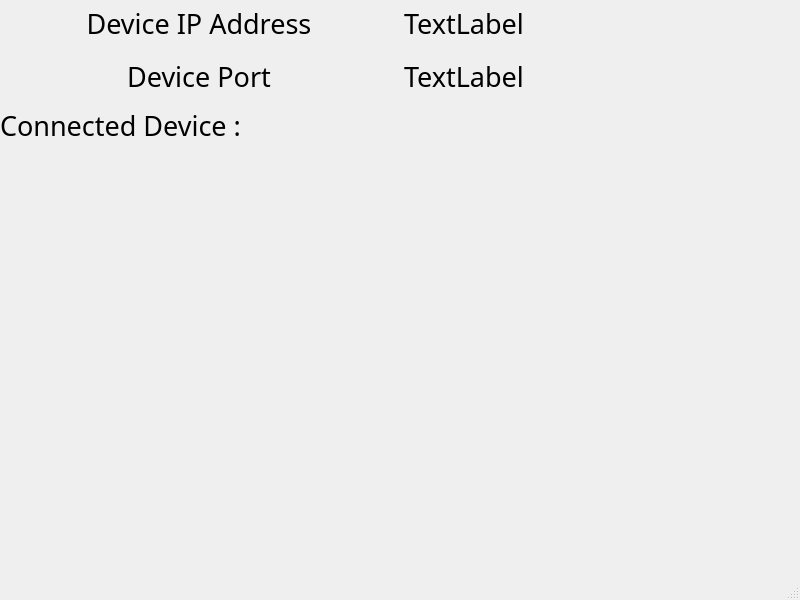
<?xml version="1.0" encoding="UTF-8"?>
<ui version="4.0">
 <class>LCS_Server</class>
 <widget class="QMainWindow" name="LCS_Server">
  <property name="geometry">
   <rect>
    <x>0</x>
    <y>0</y>
    <width>800</width>
    <height>600</height>
   </rect>
  </property>
  <property name="windowTitle">
   <string>LCS_Server</string>
  </property>
  <property name="autoFillBackground">
   <bool>false</bool>
  </property>
  <widget class="QWidget" name="centralwidget">
   <widget class="QWidget" name="verticalLayoutWidget">
    <property name="geometry">
     <rect>
      <x>0</x>
      <y>-1</y>
      <width>801</width>
      <height>101</height>
     </rect>
    </property>
    <layout class="QVBoxLayout" name="verticalLayout">
     <item>
      <layout class="QHBoxLayout" name="horizontalLayout">
       <item>
        <widget class="QLabel" name="label_5">
         <property name="font">
          <font>
           <family>8514oem</family>
           <pointsize>20</pointsize>
          </font>
         </property>
         <property name="text">
          <string>Device IP Address</string>
         </property>
         <property name="alignment">
          <set>Qt::AlignCenter</set>
         </property>
        </widget>
       </item>
       <item>
        <widget class="QLabel" name="label_IP">
         <property name="font">
          <font>
           <family>8514oem</family>
           <pointsize>20</pointsize>
          </font>
         </property>
         <property name="text">
          <string>TextLabel</string>
         </property>
        </widget>
       </item>
      </layout>
     </item>
     <item>
      <layout class="QHBoxLayout" name="horizontalLayout2">
       <item>
        <widget class="QLabel" name="label_4">
         <property name="font">
          <font>
           <family>8514oem</family>
           <pointsize>20</pointsize>
          </font>
         </property>
         <property name="text">
          <string>Device Port</string>
         </property>
         <property name="alignment">
          <set>Qt::AlignCenter</set>
         </property>
        </widget>
       </item>
       <item>
        <widget class="QLabel" name="label_Port">
         <property name="font">
          <font>
           <family>8514oem</family>
           <pointsize>20</pointsize>
          </font>
         </property>
         <property name="text">
          <string>TextLabel</string>
         </property>
        </widget>
       </item>
      </layout>
     </item>
    </layout>
   </widget>
   <widget class="QLabel" name="label">
    <property name="geometry">
     <rect>
      <x>0</x>
      <y>100</y>
      <width>801</width>
      <height>51</height>
     </rect>
    </property>
    <property name="font">
     <font>
      <family>8514oem</family>
      <pointsize>20</pointsize>
     </font>
    </property>
    <property name="text">
     <string>Connected Device :</string>
    </property>
    <property name="alignment">
     <set>Qt::AlignLeading|Qt::AlignLeft|Qt::AlignVCenter</set>
    </property>
    <property name="margin">
     <number>15</number>
    </property>
   </widget>
   <widget class="QWidget" name="verticalLayoutWidget_2">
    <property name="geometry">
     <rect>
      <x>-1</x>
      <y>149</y>
      <width>811</width>
      <height>421</height>
     </rect>
    </property>
    <layout class="QVBoxLayout" name="ConnectdDeviceList"/>
   </widget>
   <widget class="QLabel" name="label_7">
    <property name="geometry">
     <rect>
      <x>0</x>
      <y>540</y>
      <width>801</width>
      <height>121</height>
     </rect>
    </property>
    <property name="text">
     <string>TextLabel</string>
    </property>
   </widget>
  </widget>
  <widget class="QMenuBar" name="menubar">
   <property name="geometry">
    <rect>
     <x>0</x>
     <y>0</y>
     <width>800</width>
     <height>26</height>
    </rect>
   </property>
  </widget>
  <widget class="QStatusBar" name="statusbar"/>
 </widget>
 <resources/>
 <connections/>
</ui>
